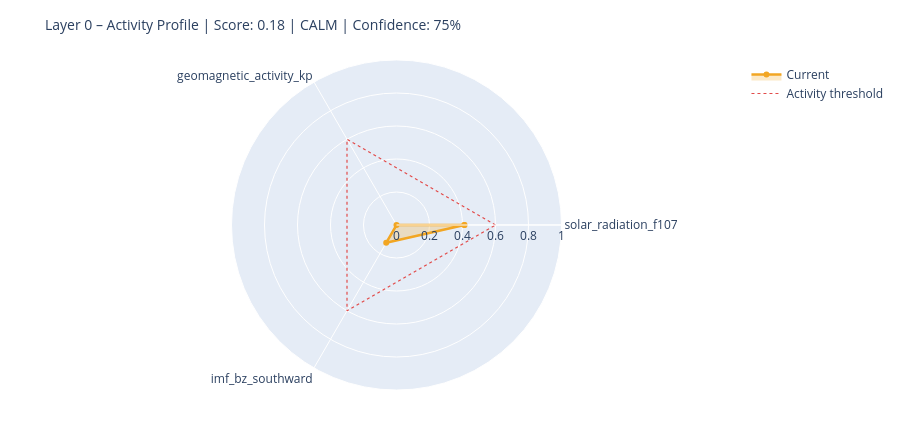

Notebook code for this chart:
### Markdown cell above
---
## 6. State Assessment & Handoff to Layer 1

### Code cell
# ============================================================
# STEP 1 – Collect raw values with source modes
# Mode: 'primary' | 'fallback_3h' | 'last_valid' | 'missing'
# ============================================================

def safe_last(df, col):
    if df is None or col not in df.columns: return None
    s = df[col].dropna()
    return float(s.iloc[-1]) if not s.empty else None

f107_now = safe_last(df_f107, 'f10.7')
bz_now   = safe_last(df_mag,  'bz_gsm')
kp_now   = safe_last(df_kp,   'kp')
sw_now   = safe_last(df_sw,   'speed')

source_modes = {
    'F10.7':    'primary'  if f107_now is not None else 'missing',
    'Kp':       'primary'  if kp_now   is not None else 'missing',
    'IMF_Bz':   'primary'  if bz_now   is not None else 'missing',
    'SW_speed': 'primary'  if sw_now   is not None else 'missing',
}

# Kp Fallback – 3h endpoint
if kp_now is None:
    try:
        r = requests.get(
            'https://services.swpc.noaa.gov/json/noaa-planetary-k-index.json',
            timeout=10)
        r.raise_for_status()
        fb = pd.DataFrame(r.json())
        tc = next((c for c in fb.columns if 'time' in c.lower()), fb.columns[0])
        kc = next((c for c in fb.columns if 'kp' in c.lower() and c != tc), None)
        if kc:
            fb[kc] = fb[kc].astype(str).str.extract(r'([0-9]+(?:\.[0-9]*)?)')[0]
            fb[kc] = pd.to_numeric(fb[kc], errors='coerce')
            fb = fb[fb[kc] >= 0].dropna(subset=[kc])
            if not fb.empty:
                kp_now = float(fb[kc].iloc[-1])
                source_modes['Kp'] = 'fallback_3h'
                print(f'  Kp fallback (3h): {kp_now:.1f}')
    except Exception as e:
        print(f'  Kp fallback failed: {e}')

# Solar Wind Fallback – last valid value
if sw_now is None and df_sw is not None and 'speed' in df_sw.columns:
    s = df_sw['speed'].dropna()
    if not s.empty:
        sw_now = float(s.iloc[-1])
        source_modes['SW_speed'] = 'last_valid'
        print(f'  SW fallback (last_valid): {sw_now:.0f} km/s')

print()
print('Source modes:', source_modes)

# ============================================================
# STEP 2 – Score from available components only
# ============================================================

def norm(v, lo, hi):
    if v is None: return None
    return max(0.0, min(1.0, (v - lo) / (hi - lo)))

COMPONENTS = {
    'solar_radiation_f107':    (f107_now, norm(f107_now, 60, 250)),
    'geomagnetic_activity_kp': (kp_now,   norm(kp_now,   0,   9)),
    'imf_bz_southward':        (bz_now,   norm(-(bz_now or 0) if bz_now else None, -5, 30)
                                           if bz_now is not None else None),
    'solar_wind_speed':        (sw_now,   norm(sw_now, 300, 800)),
}

available   = {k: v[1] for k, v in COMPONENTS.items() if v[1] is not None}
unavailable = [k for k, v in COMPONENTS.items() if v[1] is None]

layer0_score = round(sum(available.values()) / len(available), 4) if available else None
confidence   = round(len(available) / len(COMPONENTS), 2)

level = ('unknown'  if layer0_score is None
         else 'calm'     if layer0_score < 0.3
         else 'moderate' if layer0_score < 0.6
         else 'active')

# ============================================================
# STEP 3 – Dominant Driver
# ============================================================

def dominant_driver(kp, f107, bz, sw):
    candidates = []
    if kp   is not None and kp   >= 4:   candidates.append(('geomagnetic',    kp / 9))
    if sw   is not None and sw   >= 500:  candidates.append(('solar_wind',     sw / 800))
    if bz   is not None and bz   <= -5:   candidates.append(('imf_southward',  abs(bz) / 30))
    if f107 is not None and f107 >= 150:  candidates.append(('solar_radiation',f107 / 250))
    return max(candidates, key=lambda x: x[1])[0] if candidates else 'none'

driver = dominant_driver(kp_now, f107_now, bz_now, sw_now)

# ============================================================
# STEP 4 – Downstream expectations
# ============================================================

def downstream_expectation(driver, score, kp, bz, f107):
    exp = {
        'magnetosphere':        'calm',
        'ionosphere':           'calm',
        'schumann_resonance':   'unchanged',
        'lithosphere_currents': 'low',
    }
    if driver == 'geomagnetic' or (kp and kp >= 5):
        exp['magnetosphere']        = 'compressed / storm'
        exp['ionosphere']           = 'elevated disturbance (TEC variability)'
        exp['schumann_resonance']   = 'elevated amplitude possible'
        exp['lithosphere_currents'] = 'elevated induction currents'
    elif driver == 'imf_southward' or (bz and bz <= -5):
        exp['magnetosphere']        = 'energy coupling active'
        exp['ionosphere']           = 'elevated electron density possible'
        exp['schumann_resonance']   = 'slight modulation possible'
    elif driver == 'solar_radiation' or (f107 and f107 >= 150):
        exp['ionosphere']           = 'elevated ionization (F-layer)'
        exp['schumann_resonance']   = 'slightly elevated background activity'
    return exp

downstream = downstream_expectation(driver, layer0_score, kp_now, bz_now, f107_now)

# ============================================================
# CONSOLE OUTPUT
# ============================================================

W = 58
print('=' * W)
print('LAYER 0 – STATE ASSESSMENT')
print('=' * W)
for name, (raw_v, score_v) in COMPONENTS.items():
    if score_v is not None:
        bar = '█' * int(score_v * 20) + '░' * (20 - int(score_v * 20))
        print(f'  {name:<35}  {bar}  {score_v:.2f}')
    else:
        print(f'  {name:<35}  {"─" * 20}  n/a')
print('-' * W)
print(f'  Score ({len(available)}/{len(COMPONENTS)} components):  {layer0_score:.3f}')
print(f'  Confidence:         {confidence:.0%}')
print(f'  Level:              {level.upper()}')
print(f'  Dominant Driver:    {driver}')

# Radar chart
cats = list(available.keys())
vals = list(available.values())
if len(cats) >= 3:
    fig = go.Figure()
    fig.add_trace(go.Scatterpolar(
        r=vals + [vals[0]], theta=cats + [cats[0]],
        fill='toself', fillcolor='rgba(242,166,35,0.25)',
        line=dict(color='#F2A623', width=2.5), name='Current'
    ))
    fig.add_trace(go.Scatterpolar(
        r=[0.6] * (len(cats) + 1), theta=cats + [cats[0]],
        line=dict(color='#E24B4A', dash='dot', width=1.2),
        mode='lines', name='Activity threshold'
    ))
    fig.update_layout(
        title=dict(text=f'Layer 0 – Activity Profile | Score: {layer0_score:.2f} | {level.upper()} | Confidence: {confidence:.0%}',
                   font=dict(size=14)),
        polar=dict(radialaxis=dict(visible=True, range=[0, 1])),
        height=430, showlegend=True,
        margin=dict(l=60, r=60, t=60, b=40)
    )
    fig.show()

### Figure 1 — Plotly figure (JSON) as saved in the notebook; plotly's stock layout.template omitted (floating-point values rounded to 4 significant figures)
{"data": [{"fill": "toself", "fillcolor": "rgba(242,166,35,0.25)", "line": {"color": "#F2A623", "width": 2.5}, "name": "Current", "r": [0.4116, 0.0, 0.1249, 0.4116], "theta": ["solar_radiation_f107", "geomagnetic_activity_kp", "imf_bz_southward", "solar_radiation_f107"], "type": "scatterpolar"}, {"line": {"color": "#E24B4A", "dash": "dot", "width": 1.2}, "mode": "lines", "name": "Activity threshold", "r": [0.6, 0.6, 0.6, 0.6], "theta": ["solar_radiation_f107", "geomagnetic_activity_kp", "imf_bz_southward", "solar_radiation_f107"], "type": "scatterpolar"}], "layout": {"height": 430, "margin": {"b": 40, "l": 60, "r": 60, "t": 60}, "polar": {"radialaxis": {"range": [0, 1], "visible": true}}, "showlegend": true, "title": {"font": {"size": 14}, "text": "Layer 0 – Activity Profile | Score: 0.18 | CALM | Confidence: 75%"}}}
